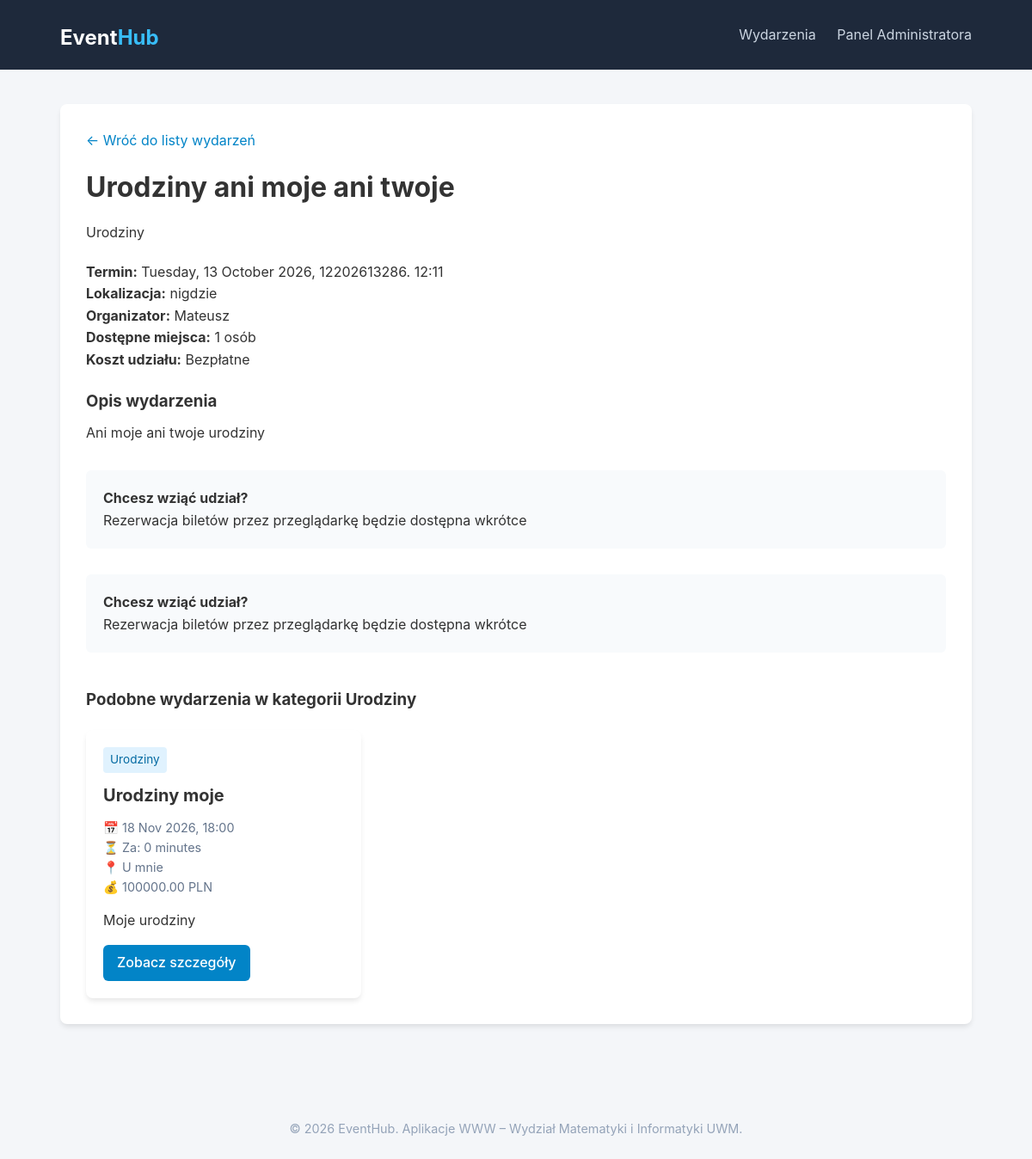
/events/event/urodziny-ani-moje-ani-twoje/, run on the app's committed database.
### events/models.py (models this page shows, shortened)
class Event(models.Model):
    title = models.CharField(max_length=200, verbose_name="Tytuł wydarzenia")
    slug = models.SlugField(max_length=220, unique=True, verbose_name="Slug (URL)")
    category = models.ForeignKey(
        Category,
        on_delete=models.CASCADE,
        related_name="events",
        verbose_name="Kategoria"
    )
    organizer = models.ForeignKey(
        User,
        on_delete=models.CASCADE,
        related_name="organized_events",
        verbose_name="Organizator"
    )
    description = models.TextField(verbose_name="Szczegółowy opis")
    location = models.CharField(max_length=255, verbose_name="Miejsce / Adres / Link online")
    date = models.DateTimeField(verbose_name="Data i godzina rozpoczęcia")
    capacity = models.PositiveIntegerField(
        validators=[MinValueValidator(1)],
        verbose_name="Maksymalna liczba uczestników"
    )
    price = models.DecimalField(
        max_digits=8,
        decimal_places=2,
        default=0.00,
        validators=[MinValueValidator(0.00)],
        verbose_name="Cena biletu (PLN)"
    )
    is_published = models.BooleanField(default=True, verbose_name="Opublikowane")
    created_at = models.DateTimeField(auto_now_add=True, verbose_name="Data dodania")
    updated_at = models.DateTimeField(auto_now=True, verbose_name="Ostatnia aktualizacja")
    class Meta:
        verbose_name = "Wydarzenie"
        verbose_name_plural = "Wydarzenia"
        ordering = ['date']

class Category(models.Model):
    name = models.CharField(max_length=100, unique=True, verbose_name="Nazwa kategorii")
    slug = models.SlugField(max_length=120, unique=True, verbose_name="Slug (URL)")
    description = models.TextField(blank=True, verbose_name="Opis kategorii")
    created_at = models.DateTimeField(auto_now_add=True, verbose_name="Data utworzenia")
    class Meta:
        verbose_name = "Kategoria"
        verbose_name_plural = "Kategorie"
        ordering = ['name']

### events/views.py (the view)
# urls.py: path('event/<slug:slug>/', views.event_detail, name='event-detail'),
def event_detail(request, slug):
    event = get_object_or_404(
        Event.objects.select_related('category', 'organizer'),
        slug=slug,
        is_published=True
    )
    related_events = Event.objects.filter(
        category=event.category,
        is_published=True
    ).exclude(id=event.id)[:3]
    return render(request, 'events/event_detail.html', {
        'event': event,
        'related_events': related_events
    })

### events/templates/events/event_detail.html (shortened to what this page needs)
{% extends 'events/base.html' %}
{% block content %}
    <div class="detail-view">
        <a href="{% url 'events:event-list' %}" style="color: #0284c7; text-decoration: none;">&larr; Wróć do listy wydarzeń</a>
        <h1 style="margin-top: 15px;">{{ event.title }}</h1>
        <span class="badge">{{ event.category.name }}</span>
        <div class="meta" style="margin: 20px 0; font-size: 1rem;">
            <p><strong>Termin:</strong> {{ event.date|date:"l, d F Y, godz. H:i" }}</p>
            <p><strong>Lokalizacja:</strong> {{ event.location }}</p>
            <p><strong>Organizator:</strong> {{ event.organizer.get_full_name|default:event.organizer.username }}</p>
            <p><strong>Dostępne miejsca:</strong> {{ event.capacity }} osób</p>
            <p><strong>Koszt udziału:</strong> {% if event.price == 0 %}Bezpłatne{% else %}{{ event.price }} PLN{% endif %}</p>
        </div>
        <h3>Opis wydarzenia</h3>
        <p style="white-space: pre-line; margin-top: 10px;">{{ event.description }}</p>
        <div style="margin-top: 30px; padding: 20px; background-color: #f8fafc; border-radius: 6px;">
            <h4>Chcesz wziąć udział?</h4>
            <p>Rezerwacja biletów przez przeglądarkę będzie dostępna wkrótce</p>
        </div>
        <div style="margin-top: 30px; padding: 20px; background-color: #f8fafc; border-radius: 6px;">
            <h4>Chcesz wziąć udział?</h4>
            <p>Rezerwacja biletów przez przeglądarkę będzie dostępna wkrótce</p>
        </div>
        <div style="margin-top: 40px;">
            <h3>Podobne wydarzenia w kategorii {{ event.category.name }}</h3>
            <div class="event-grid">
                {% for rel_event in related_events %}
                    {% include 'events/includes/event_card.html' with event=rel_event %}
                {% empty %}
                    <p style="color: #64748b;">Brak innych wydarzeń w tej kategorii.</p>
                {% endfor %}
            </div>
        </div>
    </div>
{% endblock %}

### events/templates/events/includes/event_card.html
<div class="card">
    <div>
        <span class="badge">{{ event.category.name }}</span>
        <h2>{{ event.title }}</h2>
        <p class="meta">
            📅 {{ event.date|date:"d M Y, H:i" }}<br>
            ⏳ Za: {{ event.date|timeuntil }}<br>
            📍 {{ event.location }}<br>
            💰 {% if event.price == 0 %}<strong>Bezpłatne</strong>{% else %}{{ event.price }} PLN{% endif %}
        </p>
        <p>{{ event.description|truncatewords:20 }}</p>
    </div>
    <div style="margin-top: 15px;">
        <a href="{% url 'events:event-detail' event.slug %}" class="btn">Zobacz szczegóły</a>
    </div>
</div>

### events/static/events/css/style.css (style rules this page uses)
* { box-sizing: border-box; margin: 0; padding: 0; font-family: -apple-system, BlinkMacSystemFont, 'Segoe UI', Roboto, Helvetica, Arial, sans-serif; }
body { background-color: #f4f6f9; color: #333; line-height: 1.6; }
.event-grid { display: grid; grid-template-columns: repeat(auto-fill, minmax(320px, 1fr)); gap: 20px; margin-top: 20px; }
.card { background: #fff; border-radius: 8px; box-shadow: 0 4px 6px -1px rgba(0, 0, 0, 0.1); padding: 20px; display: flex; flex-direction: column; justify-content: space-between; }
.card h2 { font-size: 1.25rem; margin-bottom: 10px; }
.card .badge { display: inline-block; background-color: #e0f2fe; color: #0369a1; padding: 4px 8px; border-radius: 4px; font-size: 0.85rem; margin-bottom: 10px; }
.card .meta { font-size: 0.9rem; color: #64748b; margin-bottom: 15px; }
.card .btn { display: inline-block; text-align: center; background-color: #0284c7; color: #fff; text-decoration: none; padding: 8px 16px; border-radius: 6px; font-weight: 500; }
.detail-view { background: #fff; padding: 30px; border-radius: 8px; box-shadow: 0 4px 6px -1px rgba(0, 0, 0, 0.1); margin-top: 20px; }
.detail-view h1 { margin-bottom: 15px; }

### data on the page
Event: title "Urodziny ani moje ani twoje", category.name "Urodziny", date "Tuesday, 13 October 2026, 12202613286. 12:11", location "nigdzie", organizer.get_full_name "Mateusz", capacity "1", description "Ani moje ani twoje urodziny"
Event: category.name "Urodziny", title "Urodziny moje", date "18 Nov 2026, 18:00", date "0 minutes", location "U mnie", price "100000.00", description "Moje urodziny"
